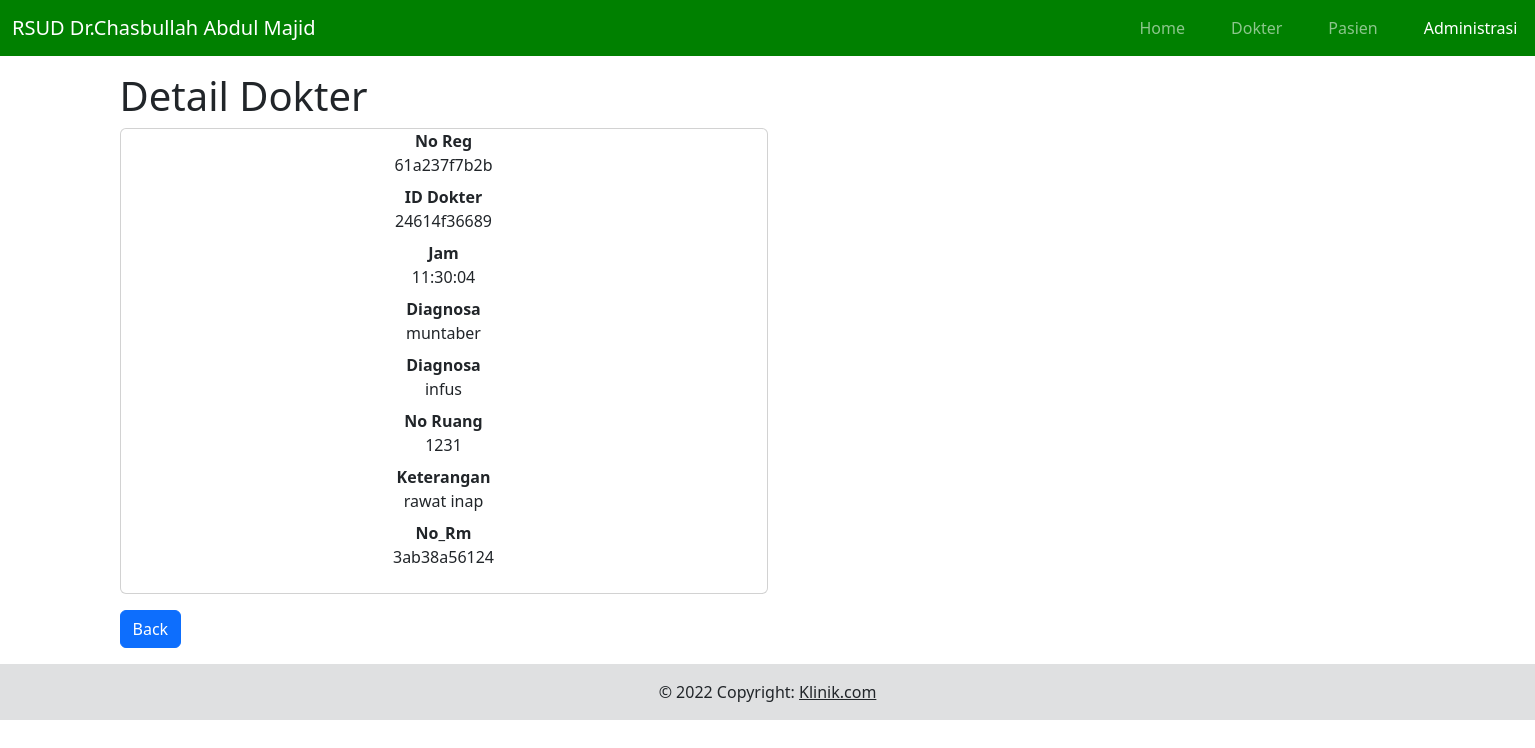
Screenshot of /tindakan/detail/61a237f7b2b with the database file from the repository.
### tables this page shows
CREATE TABLE `tabel_tindakan` (
  `No_reg` char(11) NOT NULL,
  `ID_Dokter` char(11) NOT NULL,
  `Jam` time NOT NULL,
  `Diagnosa` text NOT NULL,
  `Tindakan_Kedokteran` text NOT NULL,
  `No_Ruang` int(11) NOT NULL,
  `Keterangan` text NOT NULL,
  `No_Rm` char(11) NOT NULL
);

CREATE TABLE `tabel_dokter` (
  `ID_Dokter` char(11) NOT NULL,
  `ID_Departemen` varchar(255) NOT NULL,
  `Nama` varchar(255) NOT NULL,
  `Alamat` text NOT NULL,
  `Tgl_Lahir` date NOT NULL
);

CREATE TABLE `tabel_pasien` (
  `No_Rm` char(11) NOT NULL,
  `Nama` varchar(255) NOT NULL,
  `Alamat` text NOT NULL,
  `Tgl_Lahir` date NOT NULL,
  `Jenis_Kelamin` enum('laki-laki','perempuan') NOT NULL,
  `Pekerjaan` varchar(255) NOT NULL
);

### application/controllers/Base_Controller.php (called while the page is built, shortened)
<?php
abstract class Base_Controller extends CI_Controller {
    protected $context = null;
    public function __construct(){
        $this->load->model("{$this->context}_model",$this->context);
    }
    function detail(){
        $id = $this->uri->segment(3);
        $data = $this->{$this->context}->find_by_id($id);
        $this->load->view("{$this->context}/detail",$data);
    }
}

### index.php (called while the page is built, shortened)
<?php
require_once BASEPATH.'core/CodeIgniter.php';

### application/models/Tindakan_model.php (called while the page is built, shortened)
<?php
class Tindakan_model extends CI_Model{
    public function find_by_id($No_reg){
        return $this->db->query("SELECT tabel_tindakan.*,tabel_dokter.*,tabel_pasien.*
        FROM tabel_tindakan
        INNER JOIN tabel_dokter ON tabel_dokter.ID_Dokter = tabel_tindakan.ID_Dokter INNER JOIN tabel_pasien ON tabel_pasien.No_Rm=tabel_tindakan.No_Rm  WHERE tabel_tindakan.No_reg='$No_reg'")->row_array();
    }
}

### application/views/tindakan/detail.php (the view)
<?php
include APPPATH . 'views/fragment/header.php';
include APPPATH . 'views/fragment/menu.php';
?>
<h1>Detail Dokter</h1>
<div class="card text-center w-50 mb-3">
  <dl>
    <dt>No Reg</dt>
    <dd><?= $No_reg ?></dd>
    <dt>ID Dokter</dt>
    <dd><?= $ID_Dokter ?></dd>
    <dt>Jam</dt>
    <dd><?= $Jam ?></dd>
    <dt>Diagnosa</dt>
    <dd><?= $Diagnosa ?></dd>
    <dt>Diagnosa</dt>
    <dd><?= $Tindakan_Kedokteran ?></dd>
    <dt>No Ruang</dt>
    <dd><?= $No_Ruang ?></dd>
    <dt>Keterangan</dt>
    <dd><?= $Keterangan ?></dd>
    <dt>No_Rm</dt>
    <dd><?= $No_Rm?></dd>
  </dl>
</div>
<a href='#' onclick="history.back()" class="btn btn-primary mb-3">Back</a>
<?php
include APPPATH . 'views/fragment/footer.php';
?>

### rows the page displays
tabel_tindakan: No_reg "61a237f7b2b", ID_Dokter.ID_Dokter "24614f36689", Jam "11:30:04", Diagnosa "muntaber", Tindakan_Kedokteran "infus", No_Ruang "1231", Keterangan "rawat inap", tabel_pasien.No_Rm "3ab38a56124"
